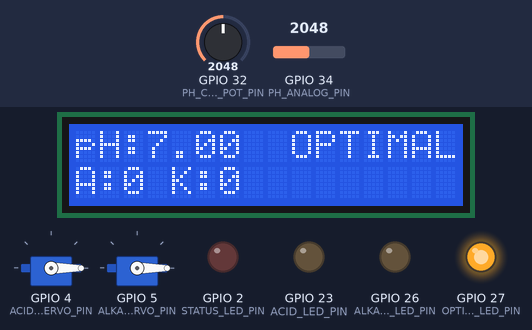
Bench run of a sketch on a simulated ESP32. On the bench: 2 × servo, 16×2 character LCD, output pins drawn as LEDs (lit = HIGH). Dashed ring = blinking. The test bench sets the inputs (shaded band); at power-on: GPIO 32 (PH_CALIBRATION_POT_PIN) = 2048, GPIO 34 (PH_ANALOG_PIN) = 2048. WiFi joins after 1.5 s; servers stay silent unless stated; no MQTT or app messages arrive unless stated; what the sketch prints to the serial monitor is not drawn.

Above: at 3.26 s.
3.7 s: GPIO 32 (PH_CALIBRATION_POT_PIN) set to 2517
At 6.9 s:
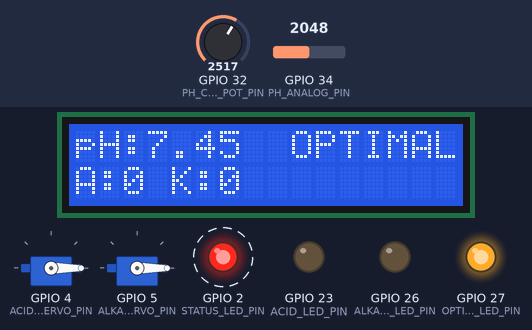
7.5 s: GPIO 32 (PH_CALIBRATION_POT_PIN) set to 2605
At 9.9 s:
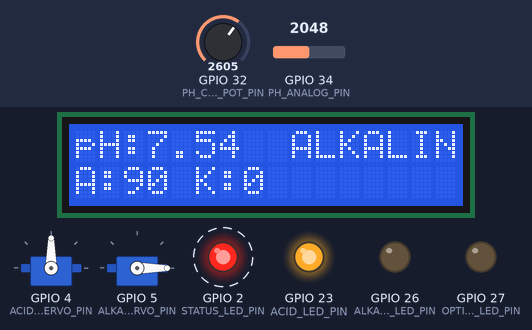
12.0 s: GPIO 34 (PH_ANALOG_PIN) set to 2713
At 13.25 s:
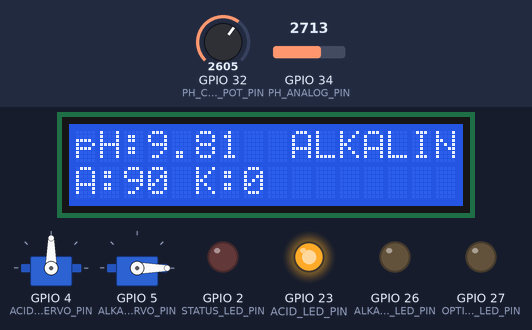
13.5 s: GPIO 34 (PH_ANALOG_PIN) set to 2811
At 15.75 s:
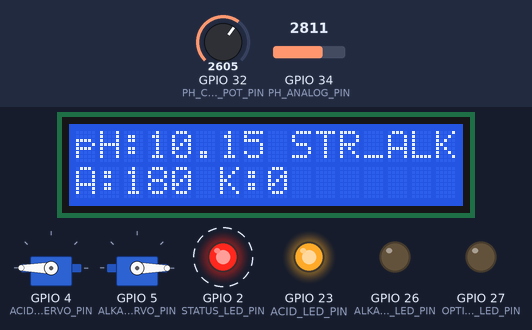
18.0 s: GPIO 34 (PH_ANALOG_PIN) set to 1228
At 18.9 s:
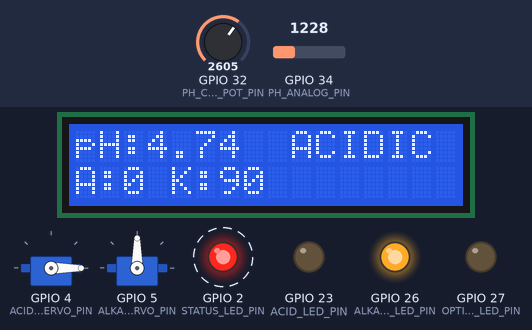
21.0 s: GPIO 32 (PH_CALIBRATION_POT_PIN) set to 1902
At 21.26 s:
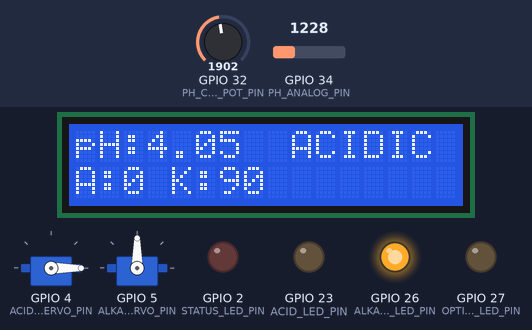
22.5 s: GPIO 32 (PH_CALIBRATION_POT_PIN) set to 1812
Timing chart, 0 to 28.0 s (numbered marks = the images above; inputs shaded):
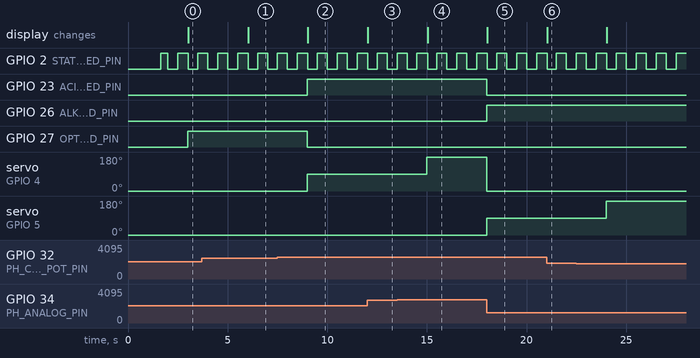

The sketch:

main.ino
```cpp
/*
 * ESP32 pH Control Board
 */

#include <WiFi.h>
#include <PubSubClient.h>
#include <ESP32Servo.h>
#include <LiquidCrystal_I2C.h>
#include <Wire.h>
#include <ArduinoJson.h>

// WiFi Configuration
const char* WIFI_SSID = "Wokwi-GUEST";
const char* WIFI_PASSWORD = "";

// MQTT Configuration
const char* MQTT_BROKER = "52.58.31.240";
const int MQTT_PORT = 1883;
const char* MQTT_CLIENT_ID = "ESP_PH_CONTROL_01";
const char* MQTT_TOPIC_SENSOR = "garden/sensor/ph_data";
const char* MQTT_TOPIC_STATUS = "garden/status/ph_board";
const char* MQTT_TOPIC_COMMANDS = "garden/control/ph_commands";

// Hardware Pin Definitions
const int PH_ANALOG_PIN = 34;
const int ACID_SERVO_PIN = 4;
const int ALKALINE_SERVO_PIN = 5;
const int STATUS_LED_PIN = 2;
const int ACID_LED_PIN = 23;
const int ALKALINE_LED_PIN = 26;
const int OPTIMAL_LED_PIN = 27;
const int PH_CALIBRATION_POT_PIN = 32;

// pH Thresholds
const float PH_STRONG_ACID_MAX = 4.0;
const float PH_ACID_MAX = 6.5;
const float PH_OPTIMAL_MIN = 6.5;
const float PH_OPTIMAL_MAX = 7.5;
const float PH_ALKALINE_MIN = 7.5;
const float PH_STRONG_ALKALINE_MIN = 10.0;

// Servo Configuration
const int SERVO_OPEN_ANGLE = 180;
const int SERVO_MID_ANGLE = 90;
const int SERVO_CLOSED_ANGLE = 0;

// Timing Configuration
const unsigned long PROCESS_INTERVAL = 3000;  // Xử lý sensor mỗi 3s
const unsigned long STATUS_INTERVAL = 10000;

// System Variables
float current_ph = 7.0;
float ph_calibration = 0.0;
unsigned long last_process = 0;
unsigned long last_status_publish = 0;
unsigned long system_start_time = 0;

// Global Objects
WiFiClient espClient;
PubSubClient client(espClient);
LiquidCrystal_I2C lcd(0x27, 16, 2);
Servo acidServo;
Servo alkalineServo;

// === FUNCTIONS ===

String getPHStatusString(float ph) {
    if (ph < PH_STRONG_ACID_MAX) return "STR_ACID";
    else if (ph < PH_ACID_MAX) return "ACIDIC";
    else if (ph >= PH_OPTIMAL_MIN && ph <= PH_OPTIMAL_MAX) return "OPTIMAL";
    else if (ph <= PH_STRONG_ALKALINE_MIN) return "ALKALINE";
    else return "STR_ALKA";
}

void setLEDs(int acid, int alkaline, int optimal) {
    digitalWrite(ACID_LED_PIN, acid);
    digitalWrite(ALKALINE_LED_PIN, alkaline);
    digitalWrite(OPTIMAL_LED_PIN, optimal);
}

void setServoAngle(int type, int angle) {
    if (type == 0) acidServo.write(angle); // 0 = Acid
    else alkalineServo.write(angle);       // 1 = Alkaline
}

float readSensors() {
    // Read pH
    int raw_ph = analogRead(PH_ANALOG_PIN);
    float ph_mapped = (map(raw_ph, 0, 4095, 0, 14000) / 1000.0);

    // Read Calibration Pot
    int raw_pot = analogRead(PH_CALIBRATION_POT_PIN);
    ph_calibration = (map(raw_pot, 0, 4095, -200, 200) / 100.0);

    current_ph = constrain(ph_mapped + ph_calibration, 0.0, 14.0);
    return current_ph;
}

void updateLCD(float ph) {
    lcd.clear();
    lcd.setCursor(0, 0);
    lcd.print("pH:"); lcd.print(ph, 2);
    lcd.setCursor(9, 0);
    lcd.print(getPHStatusString(ph));

    lcd.setCursor(0, 1);
    lcd.print("A:"); lcd.print(acidServo.read());
    lcd.print(" K:"); lcd.print(alkalineServo.read());
}

void reactive_control_logic() {
    float ph = readSensors();
    int acid_target = 0;
    int alkaline_target = 0;

    // Logic phản ứng dựa trên ngưỡng
    if (ph < PH_STRONG_ACID_MAX) {
        alkaline_target = SERVO_OPEN_ANGLE;
        setLEDs(LOW, HIGH, LOW);
    } else if (ph < PH_ACID_MAX) {
        alkaline_target = SERVO_MID_ANGLE;
        setLEDs(LOW, HIGH, LOW);
    } else if (ph > PH_STRONG_ALKALINE_MIN) {
        acid_target = SERVO_OPEN_ANGLE;
        setLEDs(HIGH, LOW, LOW);
    } else if (ph > PH_ALKALINE_MIN) {
        acid_target = SERVO_MID_ANGLE;
        setLEDs(HIGH, LOW, LOW);
    } else {
        setLEDs(LOW, LOW, HIGH); // Optimal
    }

    setServoAngle(0, acid_target);
    setServoAngle(1, alkaline_target);

    updateLCD(ph);

    Serial.printf("Sensor Update -> pH: %.2f | Acid: %d | Alkali: %d\n", ph, acid_target, alkaline_target);
}

void publishData() {
    if (!client.connected()) return;
    StaticJsonDocument<256> doc;
    doc["device_id"] = "ph_control_board";
    doc["ph"] = current_ph;
    doc["status"] = getPHStatusString(current_ph);
    doc["acid_deg"] = acidServo.read();
    doc["alkaline_deg"] = alkalineServo.read();

    char buffer[256];
    serializeJson(doc, buffer);
    client.publish(MQTT_TOPIC_SENSOR, buffer);
}

void mqttCallback(char* topic, byte* payload, unsigned int length) {
    StaticJsonDocument<256> doc;
    deserializeJson(doc, payload, length);
    String cmd = doc["command"];

    // Vẫn giữ lại khả năng hiệu chuẩn từ xa qua MQTT
    if (cmd == "calibrate") {
        float offset = doc["offset"];
        ph_calibration = offset;
        Serial.println("Manual Calibration Update");
    }
}

void setup() {
    Serial.begin(115200);
    system_start_time = millis();

    pinMode(ACID_LED_PIN, OUTPUT);
    pinMode(ALKALINE_LED_PIN, OUTPUT);
    pinMode(OPTIMAL_LED_PIN, OUTPUT);
    pinMode(STATUS_LED_PIN, OUTPUT);

    acidServo.attach(ACID_SERVO_PIN);
    alkalineServo.attach(ALKALINE_SERVO_PIN);

    // Khởi tạo servo về 0
    acidServo.write(0);
    alkalineServo.write(0);

    lcd.init();
    lcd.backlight();
    lcd.print("pH Board System");
    lcd.setCursor(0,1);
    lcd.print("Reactive Mode");

    // Connect WiFi
    WiFi.begin(WIFI_SSID, WIFI_PASSWORD);
    while (WiFi.status() != WL_CONNECTED) { delay(500); Serial.print("."); }
    Serial.println("\nWiFi Connected");

    // Connect MQTT
    client.setServer(MQTT_BROKER, MQTT_PORT);
    client.setCallback(mqttCallback);
    while (!client.connected()) {
        if (client.connect(MQTT_CLIENT_ID)) {
            client.subscribe(MQTT_TOPIC_COMMANDS);
            client.publish(MQTT_TOPIC_STATUS, "{\"status\":\"online\"}");
        } else {
            delay(5000);
        }
    }
}

void loop() {
    if (WiFi.status() != WL_CONNECTED) ESP.restart();
    if (!client.connected()) setup(); // Reconnect
    client.loop();

    unsigned long now = millis();

    // Core Logic: Phản ứng theo sensor
    if (now - last_process >= PROCESS_INTERVAL) {
        reactive_control_logic();
        publishData();
        last_process = now;
    }

    // Nháy LED Status báo hiệu hệ thống đang sống
    digitalWrite(STATUS_LED_PIN, (now / 500) % 2);
}
```

Measured:
- the behaviour switches between 2559 and 2560 on GPIO 32 (PH_CALIBRATION_POT_PIN) (found by bisection; images 1 and 2)
- the behaviour switches between 2767 and 2768 on GPIO 34 (PH_ANALOG_PIN) (found by bisection; images 3 and 4)
- after the input at 3.7 s, the display: changes after 2.3 s (image 1)
- after the input at 7.5 s, GPIO 23 (ACID_LED_PIN): LOW → HIGH after 1.5 s; GPIO 27 (OPTIMAL_LED_PIN): HIGH → LOW after 1.5 s; servo on GPIO 4 (ACID_SERVO_PIN): 0° → 90° after 1.5 s; the display: changes after 1.5 s (image 2)
- after the input at 12.0 s, the display: changes at once (image 3)
- after the input at 13.5 s, servo on GPIO 4 (ACID_SERVO_PIN): 90° → 180° after 1.5 s; the display: changes after 1.5 s (image 4)
- after the input at 18.0 s, GPIO 23 (ACID_LED_PIN): HIGH → LOW at once; GPIO 26 (ALKALINE_LED_PIN): LOW → HIGH at once; servo on GPIO 4 (ACID_SERVO_PIN): 180° → 0° at once; servo on GPIO 5 (ALKALINE_SERVO_PIN): 0° → 90° at once; the display: changes at once (image 5)
- after the input at 21.0 s, the display: changes at once (image 6)
- after the input at 22.5 s, servo on GPIO 5 (ALKALINE_SERVO_PIN): 90° → 180° after 1.5 s
